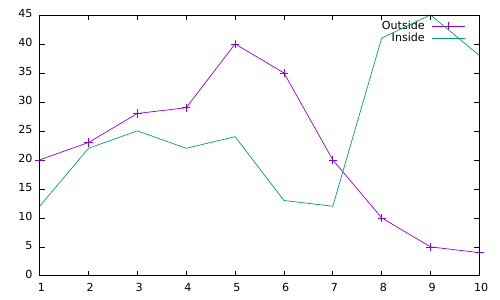

This chart was generated by the following gnuplot code:
set terminal pdfcairo 

set output "cv_01b.pdf"

plot "data.txt" index 0 title "Outside" with linespoints, "data.txt" index 1 title "Inside" with lines
